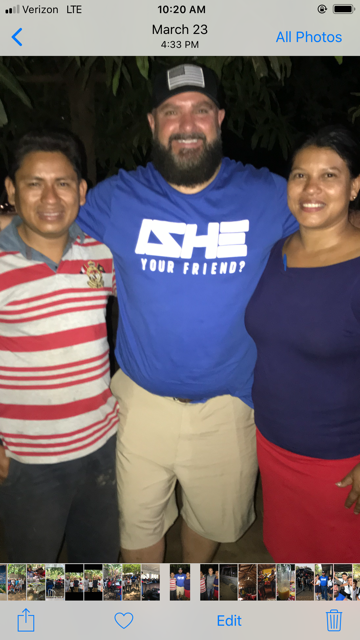
#> input picture IZHE Resource Folder/IZHE Models/IMG_3608 2.PNG, 360 x 640 px; its folder holds only this picture in this run
$ python media_audit.py
#> lines starting #> are read from the running program, lines starting #| are printed output that depends on the picture
#!/usr/bin/env python3
"""Build a technical inventory and contact sheet for the IZHE source media folder."""
from __future__ import annotations

import csv
import hashlib
import json
import math
import os
from pathlib import Path
from typing import Any

from PIL import Image, ImageDraw, ImageFont, ImageOps

ROOT = Path(os.environ.get("IZHE_MEDIA_ROOT", "IZHE Resource Folder"))
OUT = Path(os.environ.get("IZHE_MEDIA_AUDIT_OUT", "media-audit-output"))
SUPPORTED = {".jpg", ".jpeg", ".png", ".webp"}
THUMB = (320, 240)
CELL = (360, 310)


def sha256(path: Path) -> str:
    digest = hashlib.sha256()
    with path.open("rb") as stream:
        for chunk in iter(lambda: stream.read(1024 * 1024), b""):
            digest.update(chunk)
    return digest.hexdigest()


def orientation(width: int, height: int) -> str:
    ratio = width / height
    if 0.9 <= ratio <= 1.1:
        return "square"
    return "landscape" if ratio > 1 else "portrait"


def technical_quality(width: int, height: int, size_bytes: int) -> tuple[str, str]:
    pixels = width * height
    shortest = min(width, height)
    if shortest >= 1800 and pixels >= 5_000_000:
        return "high", "Suitable for large responsive sections after crop review."
    if shortest >= 1000 and pixels >= 2_000_000:
        return "medium-high", "Suitable for cards and many section images; hero use requires crop testing."
    if shortest >= 700:
        return "medium", "Suitable for cards, teaching thumbnails, and modest section placement."
    if shortest >= 400:
        return "limited", "Use for small cards or archival presentation only."
    return "low", "Too small for primary website use; retain as an archive/reference asset."


def crop_potential(width: int, height: int) -> str:
    ratio = width / height
    if ratio >= 1.5:
        return "Strong landscape/background potential; verify subject safe area."
    if ratio <= 0.75:
        return "Strong portrait/card potential; not naturally suited to wide hero placement."
    return "Flexible card crop; wide hero use may require an alternate crop or extension."


def load_font(size: int) -> ImageFont.ImageFont:
    for candidate in (
        "/usr/share/fonts/truetype/dejavu/DejaVuSans.ttf",
        "/usr/share/fonts/truetype/liberation2/LiberationSans-Regular.ttf",
    ):
        if Path(candidate).exists():
            return ImageFont.truetype(candidate, size=size)
    return ImageFont.load_default()


def audit() -> list[dict[str, Any]]:
    rows: list[dict[str, Any]] = []
    files = sorted(path for path in ROOT.rglob("*") if path.is_file() and path.suffix.lower() in SUPPORTED)
    hashes: dict[str, list[str]] = {}
    for path in files:
        relative = path.as_posix()
        digest = sha256(path)
        hashes.setdefault(digest, []).append(relative)
        with Image.open(path) as image:
#> image is the input picture: PIL image 360x640 RGBA; mean R, G, B, A 114.3, 102.2, 107.9, 255
            image = ImageOps.exif_transpose(image)
            width, height = image.size
#> width = 360; height = 640
            quality, recommendation = technical_quality(width, height, path.stat().st_size)
#> quality = 'low'
            rows.append(
                {
                    "source_path": relative,
                    "category": path.parent.name,
                    "filename": path.name,
                    "extension": path.suffix.lower().lstrip("."),
                    "width": width,
                    "height": height,
                    "orientation": orientation(width, height),
                    "aspect_ratio": round(width / height, 3),
                    "size_bytes": path.stat().st_size,
                    "sha256": digest,
                    "duplicate_group": "",
                    "technical_quality": quality,
                    "crop_potential": crop_potential(width, height),
                    "technical_recommendation": recommendation,
                    "permissions_status": "unverified",
                    "product_accuracy_status": "review-required",
                    "visual_review": "Pending human review from contact sheet/original.",
                    "recommended_use": "Pending human review.",
                }
            )
    duplicate_number = 0
    group_by_hash: dict[str, str] = {}
    for digest, members in hashes.items():
        if len(members) > 1:
            duplicate_number += 1
            group_by_hash[digest] = f"duplicate-{duplicate_number:02d}"
    for row in rows:
        row["duplicate_group"] = group_by_hash.get(row["sha256"], "")
    return rows


def write_reports(rows: list[dict[str, Any]]) -> None:
    OUT.mkdir(parents=True, exist_ok=True)
    (OUT / "media-audit.json").write_text(json.dumps(rows, indent=2), encoding="utf-8")
    with (OUT / "media-audit.csv").open("w", newline="", encoding="utf-8") as stream:
        writer = csv.DictWriter(stream, fieldnames=list(rows[0].keys()) if rows else [])
        writer.writeheader()
        writer.writerows(rows)


def contact_sheet(rows: list[dict[str, Any]]) -> None:
    if not rows:
        return
    columns = 3
    page_rows = 4
    per_page = columns * page_rows
    font = load_font(15)
    small = load_font(12)
    pages = math.ceil(len(rows) / per_page)
#> pages = 1
    for page in range(pages):
        subset = rows[page * per_page : (page + 1) * per_page]
        canvas = Image.new("RGB", (columns * CELL[0], page_rows * CELL[1]), "white")
#> canvas: PIL image 1080x1240 RGB; every value is 255
        draw = ImageDraw.Draw(canvas)
        for index, row in enumerate(subset):
            x = (index % columns) * CELL[0]
#> x = 0
            y = (index // columns) * CELL[1]
#> y = 0
            with Image.open(row["source_path"]) as source:
                source = ImageOps.exif_transpose(source).convert("RGB")
                thumb = ImageOps.contain(source, THUMB)
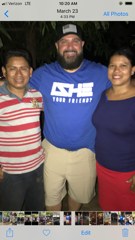
#> thumb: PIL image 135x240 RGB; mean R, G, B 114.3, 102.2, 107.9
                px = x + (CELL[0] - thumb.width) // 2
#> px = 112
                py = y + 10 + (THUMB[1] - thumb.height) // 2
#> py = 10
                canvas.paste(thumb, (px, py))
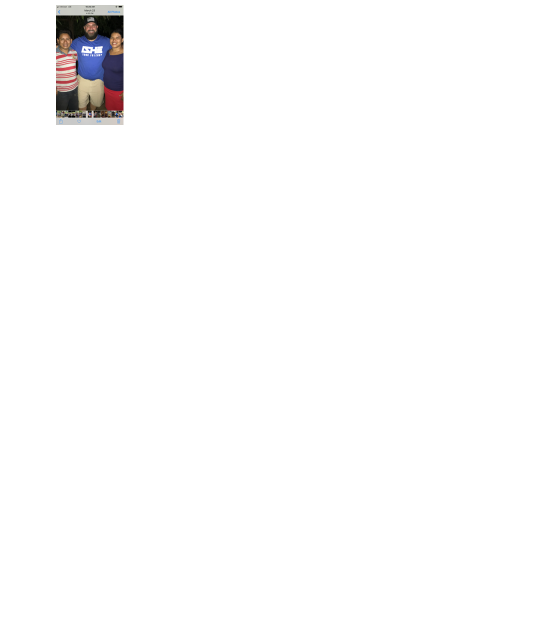
#> canvas: PIL image 1080x1240 RGB (shown at 1/2 size); mean R, G, B 251.6, 251.3, 251.4
            draw.rectangle((x, y, x + CELL[0] - 1, y + CELL[1] - 1), outline="#cbd5e1", width=1)
            label = f"{page * per_page + index + 1:02d}. {row['filename']}"
#> label = '01. IMG_3608 2.PNG'
            draw.text((x + 12, y + 255), label[:44], fill="#0f172a", font=font)
            detail = f"{row['width']}×{row['height']} · {row['orientation']} · {row['technical_quality']}"
#> detail = '360×640 · portrait · low'
            draw.text((x + 12, y + 280), detail, fill="#475569", font=small)
        canvas.save(OUT / f"contact-sheet-{page + 1:02d}.jpg", quality=90, optimize=True)
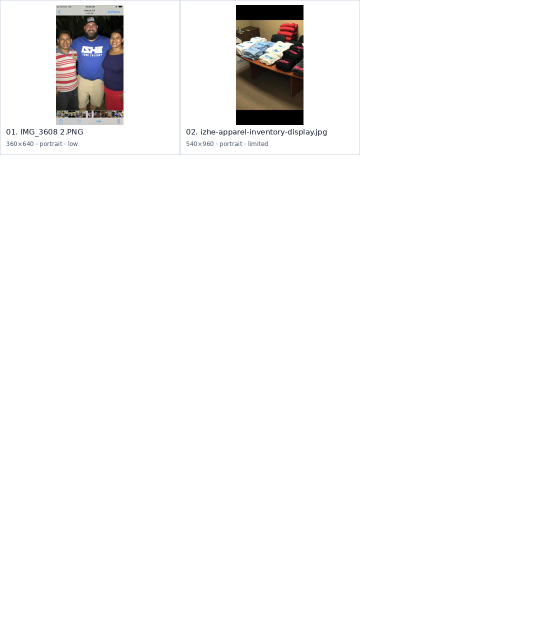
#> saved as contact-sheet-01.jpg: PIL image 1080x1240 RGB (shown at 1/2 size); mean R, G, B 246.9, 246.3, 246.2


def main() -> None:
    if not ROOT.exists():
        raise SystemExit(f"Media root does not exist: {ROOT}")
    rows = audit()
    write_reports(rows)
    contact_sheet(rows)
    print(f"Audited {len(rows)} media files into {OUT}")
#| Audited 2 media files into media-audit-output


if __name__ == "__main__":
    main()
